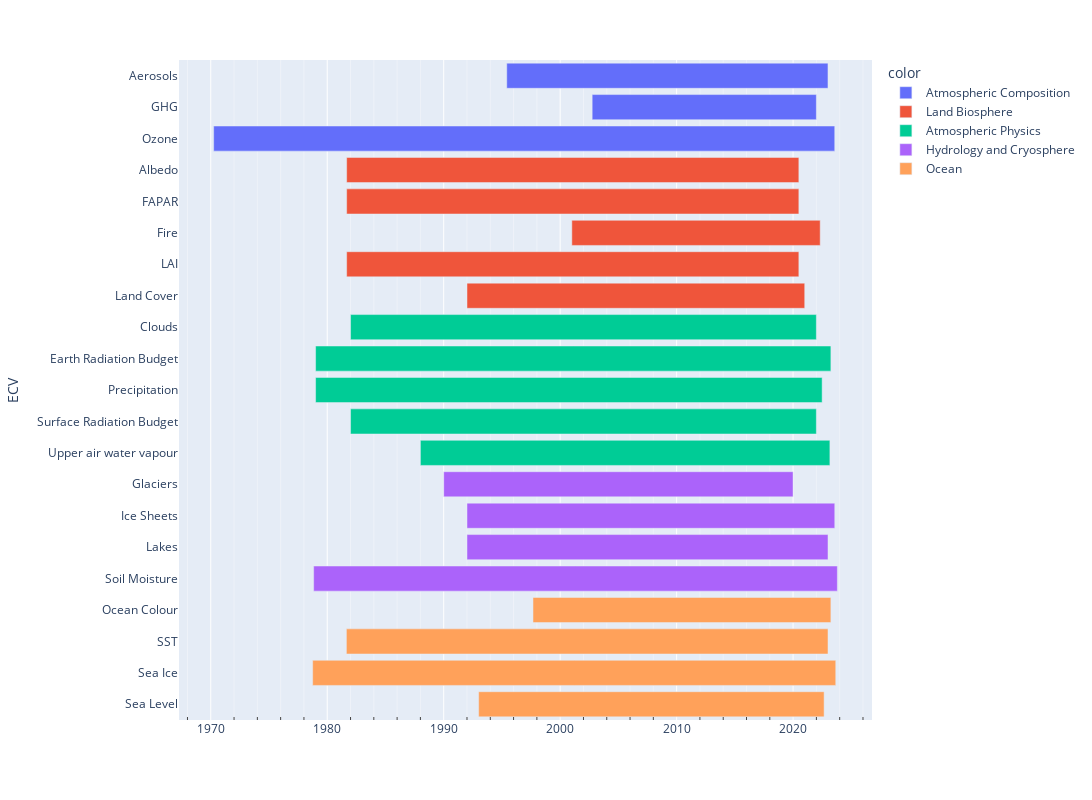

Write notebook code for a chart like this one.
### Code cell
df2 = datasets_df.copy()

sdates=df2.groupby(['ECV'])['startdate'].min()
edates=df2.groupby(['ECV'])['enddate'].max()
lots = df2.groupby(['ECV'])['Lot'].max()

df3 =pd.concat([sdates,edates,lots],axis=1)
df3.sort_values(['Lot','ECV'])
print(df3.to_markdown())

# fig = px.timeline(df3, x_start="startdate", x_end="enddate", y=df3.index,color=df3.index)
fig = px.timeline(df3, x_start="startdate", x_end="enddate", y=df3.index,color=lots)
# fig = px.timeline(datasets_df, x_start="startdate", x_end="enddate", y='ECV')
fig.update_yaxes(autorange="reversed")
fig.update_layout(
    autosize=False,
    width=1200,
    height=800,
)
fig.update_xaxes(minor=dict(ticks="inside", showgrid=True))
fig.show()

### Figure 1 — Plotly figure (JSON) as saved in the notebook; plotly's stock layout.template omitted (floating-point values rounded to 4 significant figures)
{"data": [{"alignmentgroup": "True", "base": ["1995-06-01", "2002-10-01", "1970-04-01"], "hovertemplate": "color=Atmospheric Composition<br>startdate=%{base}<br>enddate=%{x}<br>ECV=%{y}<extra></extra>", "legendgroup": "Atmospheric Composition", "marker": {"color": "#636efa", "pattern": {"shape": ""}}, "name": "Atmospheric Composition", "offsetgroup": "Atmospheric Composition", "orientation": "h", "showlegend": true, "textposition": "auto", "type": "bar", "x": [870393600000, 607478400000, 1682899200000], "xaxis": "x", "y": ["Aerosols", "GHG", "Ozone"], "yaxis": "y"}, {"alignmentgroup": "True", "base": ["1981-09-01", "1981-09-01", "2001-01-01", "1981-09-01", "1992-01-01"], "hovertemplate": "color=Land Biosphere<br>startdate=%{base}<br>enddate=%{x}<br>ECV=%{y}<extra></extra>", "legendgroup": "Land Biosphere", "marker": {"color": "#EF553B", "pattern": {"shape": ""}}, "name": "Land Biosphere", "offsetgroup": "Land Biosphere", "orientation": "h", "showlegend": true, "textposition": "auto", "type": "bar", "x": [1225324800000, 1225324800000, 672969600000, 1225324800000, 915148800000], "xaxis": "x", "y": ["Albedo", "FAPAR", "Fire", "LAI", "Land Cover"], "yaxis": "y"}, {"alignmentgroup": "True", "base": ["1982-01-01", "1979-01-01", "1979-01-01", "1982-01-01", "1988-01-01"], "hovertemplate": "color=Atmospheric Physics<br>startdate=%{base}<br>enddate=%{x}<br>ECV=%{y}<extra></extra>", "legendgroup": "Atmospheric Physics", "marker": {"color": "#00cc96", "pattern": {"shape": ""}}, "name": "Atmospheric Physics", "offsetgroup": "Atmospheric Physics", "orientation": "h", "showlegend": true, "textposition": "auto", "type": "bar", "x": [1262217600000, 1396224000000, 1372550400000, 1262217600000, 1109548800000], "xaxis": "x", "y": ["Clouds", "Earth Radiation Budget", "Precipitation", "Surface Radiation Budget", "Upper air water vapour"], "yaxis": "y"}, {"alignmentgroup": "True", "base": ["1990-01-01", "1992-01-01", "1992-01-01", "1978-11-01"], "hovertemplate": "color=Hydrology and Cryosphere<br>startdate=%{base}<br>enddate=%{x}<br>ECV=%{y}<extra></extra>", "legendgroup": "Hydrology and Cryosphere", "marker": {"color": "#ab63fa", "pattern": {"shape": ""}}, "name": "Hydrology and Cryosphere", "offsetgroup": "Hydrology and Cryosphere", "orientation": "h", "showlegend": true, "textposition": "auto", "type": "bar", "x": [946598400000, 996537600000, 978220800000, 1419033600000], "xaxis": "x", "y": ["Glaciers", "Ice Sheets", "Lakes", "Soil Moisture"], "yaxis": "y"}, {"alignmentgroup": "True", "base": ["1997-09-01", "1981-08-24", "1978-10-01", "1993-01-01"], "hovertemplate": "color=Ocean<br>startdate=%{base}<br>enddate=%{x}<br>ECV=%{y}<extra></extra>", "legendgroup": "Ocean", "marker": {"color": "#FFA15A", "pattern": {"shape": ""}}, "name": "Ocean", "offsetgroup": "Ocean", "orientation": "h", "showlegend": true, "textposition": "auto", "type": "bar", "x": [807148800000, 1304985600000, 1417392000000, 936057600000], "xaxis": "x", "y": ["Ocean Colour", "SST", "Sea Ice", "Sea Level"], "yaxis": "y"}], "layout": {"autosize": false, "barmode": "overlay", "height": 800, "legend": {"title": {"text": "color"}, "tracegroupgap": 0}, "margin": {"t": 60}, "width": 1200, "xaxis": {"anchor": "y", "domain": [0, 1], "minor": {"showgrid": true, "ticks": "inside"}, "type": "date"}, "yaxis": {"anchor": "x", "autorange": "reversed", "domain": [0, 1], "title": {"text": "ECV"}}}}
